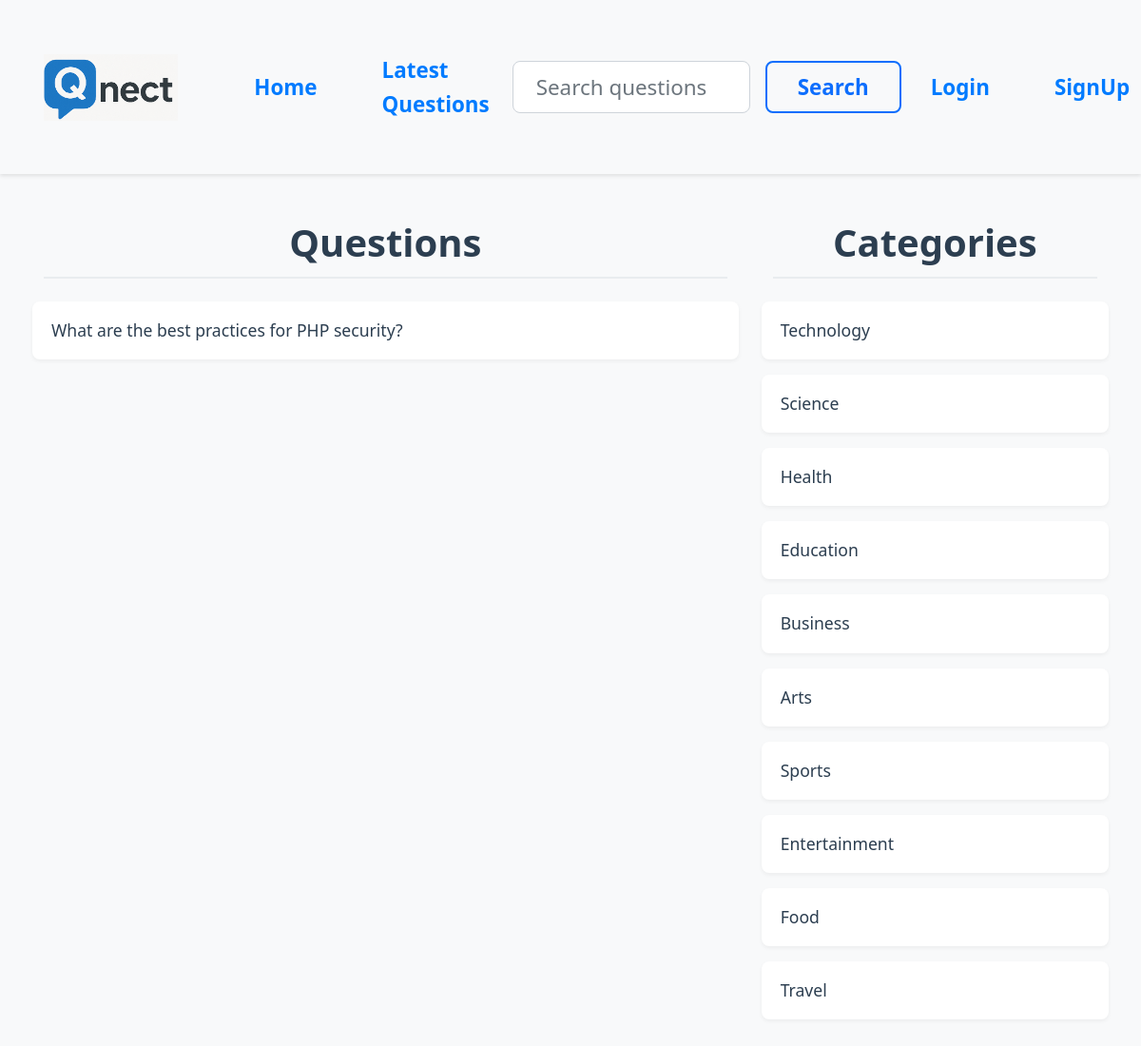
The page /?c-id=1 on the database its author committed.
### tables this page shows
CREATE TABLE IF NOT EXISTS `questions` (
  `id` int(11) NOT NULL AUTO_INCREMENT,
  `title` varchar(255) NOT NULL,
  `description` text NOT NULL,
  `category_id` int(11) NOT NULL,
  `user_id` int(11) NOT NULL,
  PRIMARY KEY (`id`),
  KEY `category_id` (`category_id`),
  KEY `user_id` (`user_id`),
  CONSTRAINT `questions_ibfk_1` FOREIGN KEY (`category_id`) REFERENCES `category` (`id`) ON DELETE CASCADE,
  CONSTRAINT `questions_ibfk_2` FOREIGN KEY (`user_id`) REFERENCES `users` (`id`) ON DELETE CASCADE
);

CREATE TABLE IF NOT EXISTS `category` (
  `id` int(11) NOT NULL AUTO_INCREMENT,
  `name` varchar(255) NOT NULL,
  PRIMARY KEY (`id`)
);

### client/categorylist.php (the view)
<div>
    <h1 class="heading">Categories</h1>
    <?php
    include('./common/db.php');
    $query="select * from category";
$result = $conn->query($query);
foreach($result as $row){
    $name=  ucfirst($row['name']);
    $id= $row['id'];
    echo "<div class='row question-list'>
    <h4><a href='?c-id=$id'>$name</a></h4>
    </div>";
}
    ?>
</div>

### client/questions.php (shortened to what this page needs)
<div class="container">
    <div class="row">
        <div class="col-8">
            <h1 class="heading">Questions</h1>
            <?php
            include("./common/db.php");
            $uid = isset($_SESSION['user']['user_id']) ? $_SESSION['user']['user_id'] : null;
            $cid = isset($_GET["c-id"]) ? $_GET["c-id"] : null;
            $search = isset($_GET["search"]) ? $_GET["search"] : null;
            if (isset($_GET["c-id"])) {
                $query = "select * from questions where category_id=$cid";
            } else if (isset($_GET["u-id"])) {
                $query = "select * from questions where user_id=$uid";
            } else if (isset($_GET["latest"])) {
                $query = "select * from questions order by id desc";
            } else if (isset($_GET["search"])) {
                $query = "select * from questions where `title` LIKE '%$search%' ";
            } else {
                $query = "select * from questions";
            }
            $result = $conn->query($query);
            foreach ($result as $row) {
                $title = $row['title'];
                $id = $row['id'];
                echo "<div class='row question-list'>
    <h4 class='my-question'><a href='?q-id=$id'>$title</a>";
                echo "</h4></div>";
            }
            ?>
        </div>
        <div class="col-4">
            <?php include('categorylist.php'); ?>
        </div>
    </div>
</div>

### public/style.css (style rules this page uses)
body { background-color: #f8f9fa; font-family: 'Segoe UI', Tahoma, Geneva, Verdana, sans-serif; line-height: 1.6; }
.heading { text-align: center; color: #2c3e50; margin-bottom: 1.5rem; font-weight: 600; padding-bottom: 0.75rem; border-bottom: 2px solid #e9ecef; }
.question-list { background-color: white; border-radius: 0.5rem; padding: 1.25rem; margin-bottom: 1rem; box-shadow: 0 2px 4px rgba(0,0,0,0.05); transition: transform 0.2s ease; }
.question-list h4 { margin: 0; padding: 0; display: flex; justify-content: space-between; align-items: center; }
.question-list a { font-size: 1.1rem; text-decoration: none; color: #2c3e50 !important; font-weight: 500; transition: color 0.3s ease; }
.container { padding: 1.5rem 1rem; }
.col-8 { padding-right: 1.5rem; }
.col-4 { padding-left: 1.5rem; }
a { color: #007bff !important; text-decoration: none; transition: color 0.3s ease; }
.my-question { display: flex; justify-content: space-between; align-items: center; gap: 1rem; }

### rows shown on the page
questions: title "What are the best practices for PHP security?"
category: name "Technology"
category: name "Science"
category: name "Health"
category: name "Education"
category: name "Business"
category: name "Arts"
category: name "Sports"
category: name "Entertainment"
category: name "Food"
category: name "Travel"
